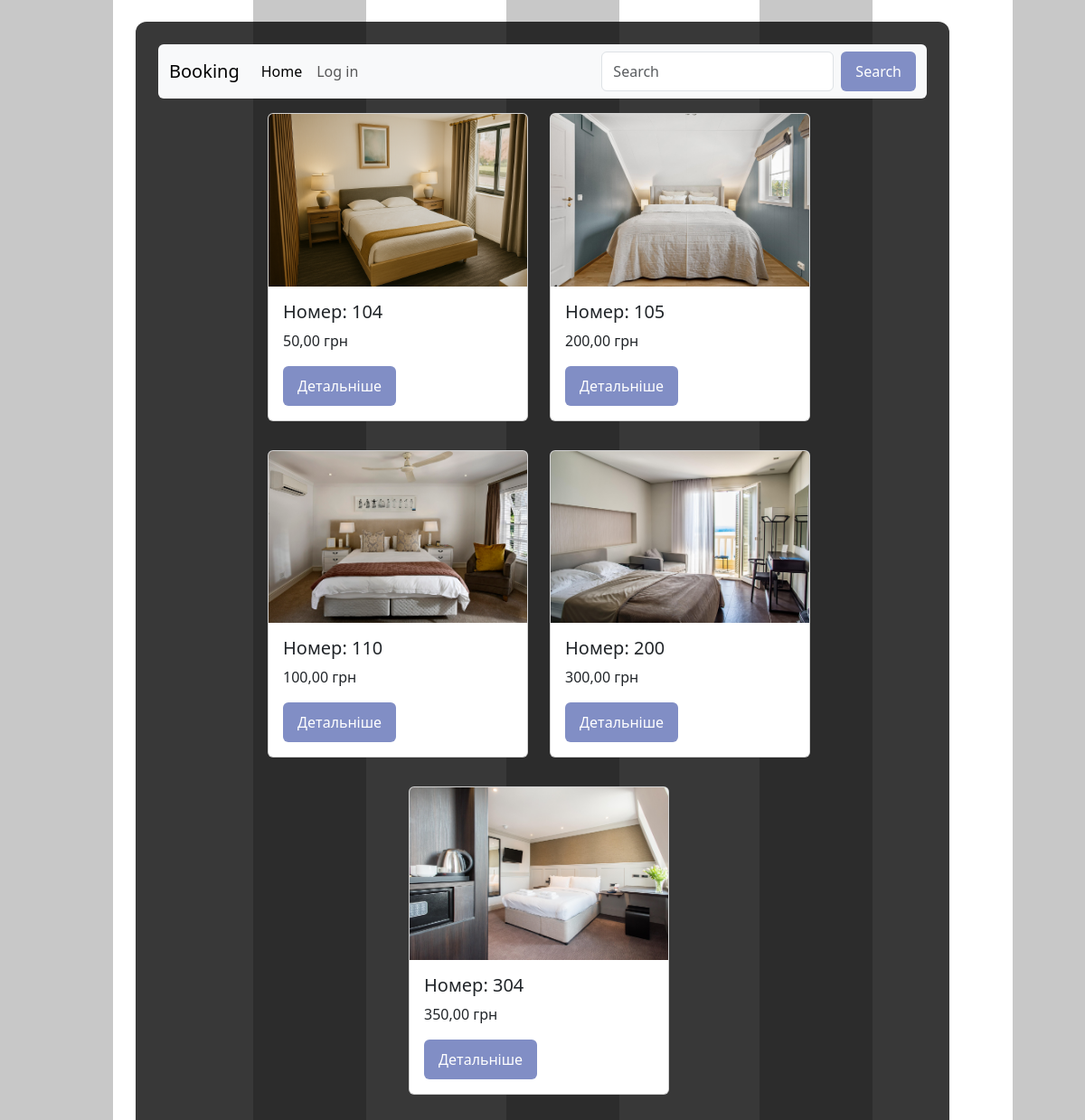
The page / on the database its author committed.
### Booking/models.py (models this page shows, shortened)
class Room(models.Model):
    room_number = models.CharField(max_length=10, unique=True)
    room_description = models.TextField(blank=True, null=True)
    TYPE_CHOICES = [
        ('lux', 'Люкс'),
        ('std', 'Стандарт'),
        ('eco', 'Економ')
    ]
    room_type = models.CharField(max_length=50, choices=TYPE_CHOICES)
    amount_of_beds = models.IntegerField(default=1)
    max_guests = models.IntegerField(default=1)
    price_per_night = models.DecimalField(max_digits=10, decimal_places=2)
    picture = models.ImageField(upload_to='room_pictures/', blank=True, null=True)
    class Meta:
        verbose_name = 'Номер'
        verbose_name_plural = 'Номери'
        ordering = ['room_number']

### Booking/views.py (the view)
# urls.py: path('', home, name='home'),
def home(request):
    rooms = Room.objects.all()
    return render(request, 'booking_room/home.html', context={'rooms': rooms})

### templates/booking_room/home.html (shortened to what this page needs)
{% extends 'base.html' %}
{% block content %}
<nav class="navbar navbar-expand-lg bg-body-tertiary mb-3 rounded-2">
  <div class="container-fluid">
    <a class="navbar-brand" href="#">Booking</a>
    <div class="collapse navbar-collapse" id="navbarSupportedContent">
      <ul class="navbar-nav me-auto mb-2 mb-lg-0">
        <li class="nav-item">
          <a class="nav-link active" aria-current="page" href="#">Home</a>
        </li>
        <li class="nav-item">
          <a class="nav-link" href="#">Log in</a>
        </li>
      </ul>
      <form class="d-flex" role="search">
        <input class="form-control me-2" type="search" placeholder="Search" aria-label="Search"/>
        <button class="btn btn-outline-success" type="submit">Search</button>
      </form>
    </div>
  </div>
</nav>
<div class="d-flex gap-3 flex-wrap justify-content-center">
{% for room in rooms %}
<div class="card mb-3 me-2" style="width: 18rem;">
  <img src={{room.picture.url}} class="card-img-top" alt="...">
  <div class="card-body">
    <h5 class="card-title">Номер: {{room.room_number}}</h5>
    <p class="card-text">{{room.price_per_night}} грн</p>
    <a href="{% url 'room_page' room.pk %}" class="btn btn-primary">Детальніше</a>
  </div>
</div>
{% endfor %}
</div>
{% endblock  %}

### static/css/style.css (style rules this page uses)
body { background-image: linear-gradient(to right, rgba(0, 0, 0, 0.216) 125px, transparent 2px), url(https://images.wallpaperscraft.com/image/single/sunset_horizon_sea_128766_1280x720.jpg); background-size: 280px 100%, cover; background-repeat: repeat, no-repeat; background-position: 0 0, center; background-attachment: fixed; }
button, .btn { background-color: #818EC5; color: white; border: none; padding: 10px 16px; border-radius: 6px; cursor: pointer; transition: background-color 0.3s ease; }

### rows shown on the page
Room: picture (picture), room_number "104", price_per_night "50,00"
Room: picture (picture), room_number "105", price_per_night "200,00"
Room: picture (picture), room_number "110", price_per_night "100,00"
Room: picture (picture), room_number "200", price_per_night "300,00"
Room: picture (picture), room_number "304", price_per_night "350,00"
